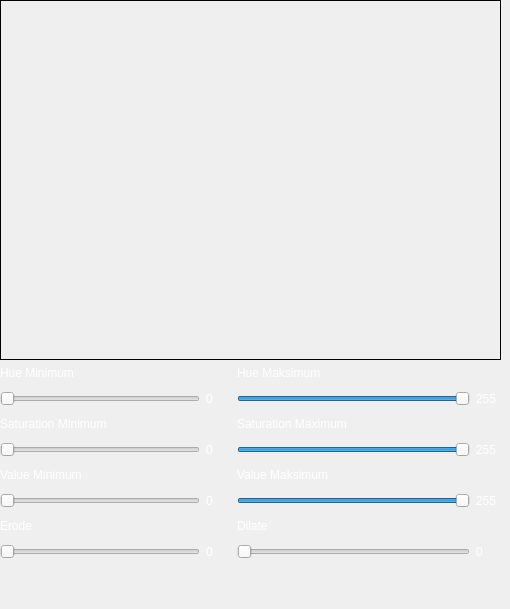
         <widget class="QWidget" name="warna3">
          <widget class="QWidget" name="layoutWidget_4">
           <property name="geometry">
            <rect>
             <x>0</x>
             <y>0</y>
             <width>501</width>
             <height>600</height>
            </rect>
           </property>
           <layout class="QVBoxLayout" name="verticalLayout_11">
            <item>
             <widget class="QLabel" name="labelWarna3">
              <property name="minimumSize">
               <size>
                <width>480</width>
                <height>360</height>
               </size>
              </property>
              <property name="baseSize">
               <size>
                <width>480</width>
                <height>360</height>
               </size>
              </property>
              <property name="frameShape">
               <enum>QFrame::Box</enum>
              </property>
              <property name="text">
               <string/>
              </property>
             </widget>
            </item>
            <item>
             <layout class="QFormLayout" name="formLayout_2">
              <item row="0" column="0">
               <layout class="QVBoxLayout" name="verticalLayout_12">
                <item>
                 <widget class="QLabel" name="label_9">
                  <property name="maximumSize">
                   <size>
                    <width>16777215</width>
                    <height>100</height>
                   </size>
                  </property>
                  <property name="styleSheet">
                   <string notr="true">color: rgb(255, 255, 255);</string>
                  </property>
                  <property name="text">
                   <string>Hue Minimum</string>
                  </property>
                 </widget>
                </item>
                <item>
                 <layout class="QHBoxLayout" name="horizontalLayout_9">
                  <item>
                   <widget class="QSlider" name="hMin3">
                    <property name="minimumSize">
                     <size>
                      <width>200</width>
                      <height>0</height>
                     </size>
                    </property>
                    <property name="baseSize">
                     <size>
                      <width>200</width>
                      <height>100</height>
                     </size>
                    </property>
                    <property name="maximum">
                     <number>255</number>
                    </property>
                    <property name="orientation">
                     <enum>Qt::Horizontal</enum>
                    </property>
                   </widget>
                  </item>
                  <item>
                   <widget class="QLabel" name="hMinVal3">
                    <property name="minimumSize">
                     <size>
                      <width>25</width>
                      <height>25</height>
                     </size>
                    </property>
                    <property name="styleSheet">
                     <string notr="true">color: rgb(255, 255, 255);</string>
                    </property>
                    <property name="text">
                     <string>0</string>
                    </property>
                   </widget>
                  </item>
                 </layout>
                </item>
               </layout>
              </item>
              <item row="0" column="1">
               <layout class="QVBoxLayout" name="verticalLayout_13">
                <item>
                 <widget class="QLabel" name="label_10">
                  <property name="maximumSize">
                   <size>
                    <width>16777215</width>
                    <height>100</height>
                   </size>
                  </property>
                  <property name="styleSheet">
                   <string notr="true">color: rgb(255, 255, 255);</string>
                  </property>
                  <property name="text">
                   <string>Hue Maksimum</string>
                  </property>
                 </widget>
                </item>
                <item>
                 <layout class="QHBoxLayout" name="horizontalLayout_10">
                  <item>
                   <widget class="QSlider" name="hMax3">
                    <property name="minimumSize">
                     <size>
                      <width>150</width>
                      <height>0</height>
                     </size>
                    </property>
                    <property name="baseSize">
                     <size>
                      <width>200</width>
                      <height>100</height>
                     </size>
                    </property>
                    <property name="maximum">
                     <number>255</number>
                    </property>
                    <property name="value">
                     <number>255</number>
                    </property>
                    <property name="orientation">
                     <enum>Qt::Horizontal</enum>
                    </property>
                   </widget>
                  </item>
                  <item>
                   <widget class="QLabel" name="hMaxVal3">
                    <property name="minimumSize">
                     <size>
                      <width>25</width>
                      <height>25</height>
                     </size>
                    </property>
                    <property name="styleSheet">
                     <string notr="true">color: rgb(255, 255, 255);</string>
                    </property>
                    <property name="text">
                     <string>255</string>
                    </property>
                   </widget>
                  </item>
                 </layout>
                </item>
               </layout>
              </item>
              <item row="1" column="0">
               <layout class="QVBoxLayout" name="verticalLayout_14">
                <item>
                 <widget class="QLabel" name="label_11">
                  <property name="maximumSize">
                   <size>
                    <width>16777215</width>
                    <height>100</height>
                   </size>
                  </property>
                  <property name="styleSheet">
                   <string notr="true">color: rgb(255, 255, 255);</string>
                  </property>
                  <property name="text">
                   <string>Saturation Minimum</string>
                  </property>
                 </widget>
                </item>
                <item>
                 <layout class="QHBoxLayout" name="horizontalLayout_11">
                  <item>
                   <widget class="QSlider" name="sMin3">
                    <property name="minimumSize">
                     <size>
                      <width>200</width>
                      <height>0</height>
                     </size>
                    </property>
                    <property name="baseSize">
                     <size>
                      <width>200</width>
                      <height>100</height>
                     </size>
                    </property>
                    <property name="maximum">
                     <number>255</number>
                    </property>
                    <property name="orientation">
                     <enum>Qt::Horizontal</enum>
                    </property>
                   </widget>
                  </item>
                  <item>
                   <widget class="QLabel" name="sMinVal3">
                    <property name="minimumSize">
                     <size>
                      <width>25</width>
                      <height>25</height>
                     </size>
                    </property>
                    <property name="styleSheet">
                     <string notr="true">color: rgb(255, 255, 255);</string>
                    </property>
                    <property name="text">
                     <string>0</string>
                    </property>
                   </widget>
                  </item>
                 </layout>
                </item>
               </layout>
              </item>
              <item row="1" column="1">
               <layout class="QVBoxLayout" name="verticalLayout_15">
                <item>
                 <widget class="QLabel" name="label_12">
                  <property name="maximumSize">
                   <size>
                    <width>16777215</width>
                    <height>100</height>
                   </size>
                  </property>
                  <property name="styleSheet">
                   <string notr="true">color: rgb(255, 255, 255);</string>
                  </property>
                  <property name="text">
                   <string>Saturation Maximum</string>
                  </property>
                 </widget>
                </item>
                <item>
                 <layout class="QHBoxLayout" name="horizontalLayout_12">
                  <item>
                   <widget class="QSlider" name="sMax3">
                    <property name="minimumSize">
                     <size>
                      <width>150</width>
                      <height>0</height>
                     </size>
                    </property>
                    <property name="baseSize">
                     <size>
                      <width>200</width>
                      <height>100</height>
                     </size>
                    </property>
                    <property name="maximum">
                     <number>255</number>
                    </property>
                    <property name="value">
                     <number>255</number>
                    </property>
                    <property name="orientation">
                     <enum>Qt::Horizontal</enum>
                    </property>
                   </widget>
                  </item>
                  <item>
                   <widget class="QLabel" name="sMaxVal3">
                    <property name="minimumSize">
                     <size>
                      <width>25</width>
                      <height>25</height>
                     </size>
                    </property>
                    <property name="styleSheet">
                     <string notr="true">color: rgb(255, 255, 255);</string>
                    </property>
                    <property name="text">
                     <string>255</string>
                    </property>
                   </widget>
                  </item>
                 </layout>
                </item>
               </layout>
              </item>
              <item row="2" column="0">
               <layout class="QVBoxLayout" name="verticalLayout_16">
                <item>
                 <widget class="QLabel" name="label_13">
                  <property name="maximumSize">
                   <size>
                    <width>16777215</width>
                    <height>100</height>
                   </size>
                  </property>
                  <property name="styleSheet">
                   <string notr="true">color: rgb(255, 255, 255);</string>
                  </property>
                  <property name="text">
                   <string>Value Minimum</string>
                  </property>
                 </widget>
                </item>
                <item>
                 <layout class="QHBoxLayout" name="horizontalLayout_13">
                  <item>
                   <widget class="QSlider" name="vMin3">
                    <property name="minimumSize">
                     <size>
                      <width>200</width>
                      <height>0</height>
                     </size>
                    </property>
                    <property name="baseSize">
                     <size>
                      <width>200</width>
                      <height>100</height>
                     </size>
                    </property>
                    <property name="maximum">
                     <number>255</number>
                    </property>
                    <property name="orientation">
                     <enum>Qt::Horizontal</enum>
                    </property>
                   </widget>
                  </item>
                  <item>
                   <widget class="QLabel" name="vMinVal3">
                    <property name="minimumSize">
                     <size>
                      <width>25</width>
                      <height>25</height>
                     </size>
                    </property>
                    <property name="styleSheet">
                     <string notr="true">color: rgb(255, 255, 255);</string>
                    </property>
                    <property name="text">
                     <string>0</string>
                    </property>
                   </widget>
                  </item>
                 </layout>
                </item>
               </layout>
              </item>
              <item row="2" column="1">
               <layout class="QVBoxLayout" name="verticalLayout_17">
                <item>
                 <widget class="QLabel" name="label_14">
                  <property name="maximumSize">
                   <size>
                    <width>16777215</width>
                    <height>100</height>
                   </size>
                  </property>
                  <property name="styleSheet">
                   <string notr="true">color: rgb(255, 255, 255);</string>
                  </property>
                  <property name="text">
                   <string>Value Maksimum</string>
                  </property>
                 </widget>
                </item>
                <item>
                 <layout class="QHBoxLayout" name="horizontalLayout_14">
                  <item>
                   <widget class="QSlider" name="vMax3">
                    <property name="minimumSize">
                     <size>
                      <width>150</width>
                      <height>0</height>
                     </size>
                    </property>
                    <property name="baseSize">
                     <size>
                      <width>200</width>
                      <height>100</height>
                     </size>
                    </property>
                    <property name="maximum">
                     <number>255</number>
                    </property>
                    <property name="value">
                     <number>255</number>
                    </property>
                    <property name="orientation">
                     <enum>Qt::Horizontal</enum>
                    </property>
                   </widget>
                  </item>
                  <item>
                   <widget class="QLabel" name="vMaxVal3">
                    <property name="minimumSize">
                     <size>
                      <width>25</width>
                      <height>25</height>
                     </size>
                    </property>
                    <property name="styleSheet">
                     <string notr="true">color: rgb(255, 255, 255);</string>
                    </property>
                    <property name="text">
                     <string>255</string>
                    </property>
                   </widget>
                  </item>
                 </layout>
                </item>
               </layout>
              </item>
              <item row="3" column="0">
               <layout class="QVBoxLayout" name="verticalLayout_18">
                <item>
                 <widget class="QLabel" name="label_15">
                  <property name="maximumSize">
                   <size>
                    <width>16777215</width>
                    <height>100</height>
                   </size>
                  </property>
                  <property name="styleSheet">
                   <string notr="true">color: rgb(255, 255, 255);</string>
                  </property>
                  <property name="text">
                   <string>Erode</string>
                  </property>
                 </widget>
                </item>
                <item>
                 <layout class="QHBoxLayout" name="horizontalLayout_15">
                  <item>
                   <widget class="QSlider" name="erode3">
                    <property name="minimumSize">
                     <size>
                      <width>200</width>
                      <height>0</height>
                     </size>
                    </property>
                    <property name="baseSize">
                     <size>
                      <width>200</width>
                      <height>100</height>
                     </size>
                    </property>
                    <property name="maximum">
                     <number>20</number>
                    </property>
                    <property name="orientation">
                     <enum>Qt::Horizontal</enum>
                    </property>
                   </widget>
                  </item>
                  <item>
                   <widget class="QLabel" name="erodeVal3">
                    <property name="minimumSize">
                     <size>
                      <width>25</width>
                      <height>25</height>
                     </size>
                    </property>
                    <property name="styleSheet">
                     <string notr="true">color: rgb(255, 255, 255);</string>
                    </property>
                    <property name="text">
                     <string>0</string>
                    </property>
                   </widget>
                  </item>
                 </layout>
                </item>
               </layout>
              </item>
              <item row="3" column="1">
               <layout class="QVBoxLayout" name="verticalLayout_19">
                <item>
                 <widget class="QLabel" name="label_16">
                  <property name="maximumSize">
                   <size>
                    <width>16777215</width>
                    <height>100</height>
                   </size>
                  </property>
                  <property name="styleSheet">
                   <string notr="true">color: rgb(255, 255, 255);</string>
                  </property>
                  <property name="text">
                   <string>Dilate</string>
                  </property>
                 </widget>
                </item>
                <item>
                 <layout class="QHBoxLayout" name="horizontalLayout_16">
                  <item>
                   <widget class="QSlider" name="dilate3">
                    <property name="minimumSize">
                     <size>
                      <width>150</width>
                      <height>0</height>
                     </size>
                    </property>
                    <property name="baseSize">
                     <size>
                      <width>200</width>
                      <height>100</height>
                     </size>
                    </property>
                    <property name="maximum">
                     <number>20</number>
                    </property>
                    <property name="value">
                     <number>0</number>
                    </property>
                    <property name="orientation">
                     <enum>Qt::Horizontal</enum>
                    </property>
                   </widget>
                  </item>
                  <item>
                   <widget class="QLabel" name="dilateVal3">
                    <property name="minimumSize">
                     <size>
                      <width>25</width>
                      <height>25</height>
                     </size>
                    </property>
                    <property name="styleSheet">
                     <string notr="true">color: rgb(255, 255, 255);</string>
                    </property>
                    <property name="text">
                     <string>0</string>
                    </property>
                   </widget>
                  </item>
                 </layout>
                </item>
               </layout>
              </item>
             </layout>
            </item>
           </layout>
          </widget>
         </widget>
